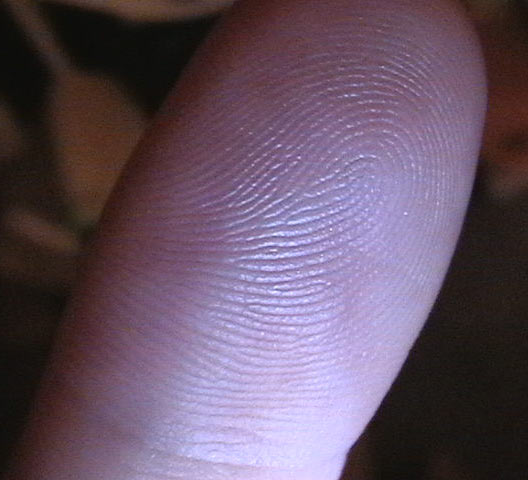
#> input picture Artificial-intelligence-learning-with-Python/My Code/images/fingerprint/fingerprint.jpeg, 528 x 480 px; the run also reads 1 picture not shown here
$ jupyter execute --allow-errors fingerprint.ipynb   (older library calls are emulated)
#> lines starting #> are read from the running program, lines starting #| are printed output that depends on the picture
# 라이브러리 임포트

[cell 1]
import numpy as np
from PIL import Image, ImageFont, ImageDraw
from PIL.ImageChops import add, subtract, multiply, difference, screen
import PIL.ImageStat as stat
from skimage.io import imread, imsave, imshow, show
from skimage import color, viewer, img_as_float, data
from skimage.transform import SimilarityTransform, warp, swirl
from skimage.util import random_noise
import matplotlib.image as mpimg
import matplotlib.pylab as plt
from scipy import misc

# PIL을 사용하여 영상 읽기, 저장 및 표시

[cell 2]
im = Image.open("../images/fingerprint/fingerprint.jpeg") 	# 영상 읽기, 영상 파일 경로 주의
#> im is the input picture: PIL image 528x480 RGB; mean R, G, B 99.9, 81.8, 100
im = im.resize((im.width//2, im.height//2), Image.ANTIALIAS) # 이미지 축소
#> im: PIL image 264x240 RGB
print(im.width, im.height, im.mode, im.format, type(im))
#| 264 240 RGB None <class 'PIL.Image.Image'>
# 453 340 RGB PNG <class 'PIL.PngImagePlugin.PngImageFile'>
#im.show() 									# 영상 표시

im

# 명암도 영상

[cell 3]
im = Image.open("../images/fingerprint/fingerprint.jpeg") 	# 영상 읽기, 영상 파일 경로 주의
im_g = im.convert('L') 							# 컬러 영상을 명암도 영상으로 변환
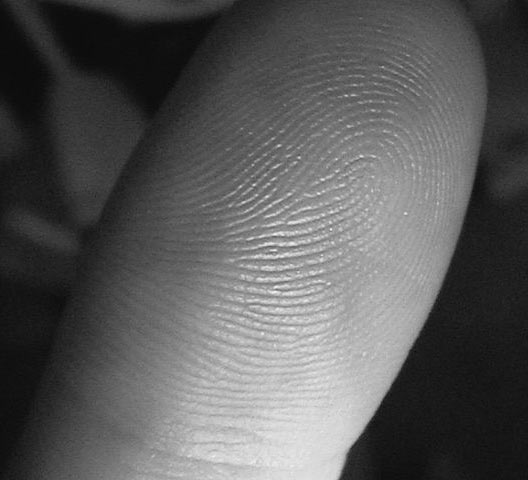
#> im_g: PIL image 528x480 L; min 8, max 241, mean 89.3
im_g.save('../images/fingerprint/fingerprint_grey.jpeg') 			# 디스크에 파일 저장
img1 = Image.open("../images/fingerprint/fingerprint_grey.jpeg") # 디스크의 파일 읽어 표시
img1.resize((im.width//2, im.height//2), Image.ANTIALIAS) # 이미지 축소

img1

# 어두운 영상 변경

[cell 4]
im = mpimg.imread("../images/fingerprint/fingerprint.png")
im1 = im
im1[im1 < 0.5] = 0 						# 어두운 영상 생성
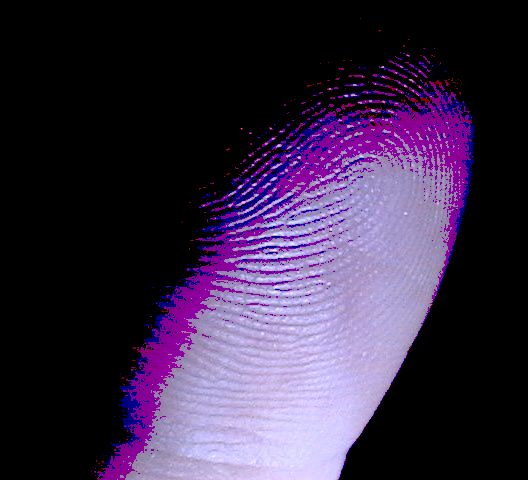
#> im1: shape (480, 528, 4) float32; mean R, G, B, A 0.222, 0.166, 0.273, 1

plt.imshow(im1) 						# 영상 그리기
plt.axis('off') 						# 그래프에 축 없음
plt.tight_layout()

# HSV영상 변환

H(Hue : 색상)
색상은 0~360도로 빨강(0)을 시작으로 변하게 된다.

S(Saturation : 채도)
채도는 색상의 진함을 뜻하며, 0% ~ 100%로 100%일 경우 색이 진함을 뜻한다.

V(Value : 명도)
명도는 밝고 어두움을 뜻하고, 검은색이 0% ~ 흰색이 100% 이다.

HSV를 사용하는 이유는,색상값만 있는 RGB보다 채도와 명도가 같이 있는 HSV를 사용했을 때 빛의 영향에 맞춰서 색상 기준을 조절할 수 있기 때문이다.

[cell 5]
im = imread("../images/fingerprint/fingerprint.jpeg") 			# 영상 읽기
print(im.shape, im.dtype, type(im))
#| (480, 528, 3) uint8 <class 'numpy.ndarray'>
# (362, 486, 3) uint8 <class 'numpy.ndarray'>
hsv = color.rgb2hsv(im) 						# 컬러 공간 변환 (RGB --> HSV)
#> hsv: shape (480, 528, 3) float64; mean of channels 0, 1, 2 0.513, 0.316, 0.433
hsv[:, :, 1] = 0.5 								# 채도 채널 값 변경
#> hsv: shape (480, 528, 3) float64; mean of channels 0, 1, 2 0.513, 0.5, 0.433
im1 = color.hsv2rgb(hsv) 						# 컬러 공간 환원(HSV --> RGB)
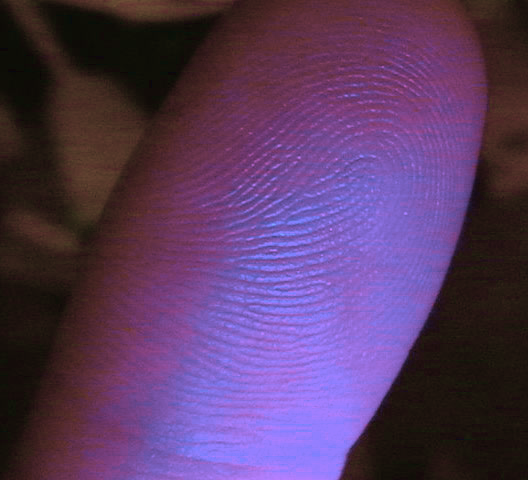
#> im1: shape (480, 528, 3) float64; mean R, G, B 0.343, 0.226, 0.382

#> (the rest of this cell did not finish here and is left out)

# 영상 반전

point()함수를 사용하여 단이 인수 함수로 각 화소 값을 변환할 수 있다.
이를 사용하여 영상을 반전시킬 수 있다.

[cell 6]
im = Image.open("../images/fingerprint/fingerprint.jpeg")
im_t = im.point(lambda x: 255 - x)
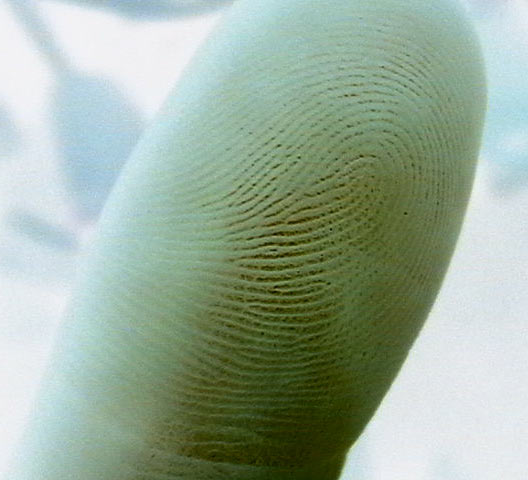
#> im_t: PIL image 528x480 RGB; mean R, G, B 155.1, 173.2, 155
im_t.save('../images/fingerprint/fingerprint_lamda.jpeg')

img4 = Image.open("../images/fingerprint/fingerprint_lamda.jpeg")
img5 = img4.resize((im.width//2, im.height//2), Image.ANTIALIAS) # 이미지 축소
img5

# 영상의 화소 값 변경 - 소금 후추 잡음 추가

putpixel() 함수를 사용하여 영상의 화소 값을 변경하여 소금 후추 잡음을 추가할 수 있다.

[cell 7]
im = Image.open("../images/fingerprint/fingerprint.jpeg")
im1 = im.copy()  					# 복제를 통해 원본 영상 유지
n = 5000  							# 영상내에 5,000개 랜덤 좌표 선택
x = np.random.randint(0, im.width, n)
y = np.random.randint(0, im.height,n)

for (x,y) in zip(x,y):
    new_pix = (0,0,0) if np.random.rand() < 0.5 else (255,255,255)
    im1.putpixel((x, y), new_pix )	# 소금 후추 잡음 추가
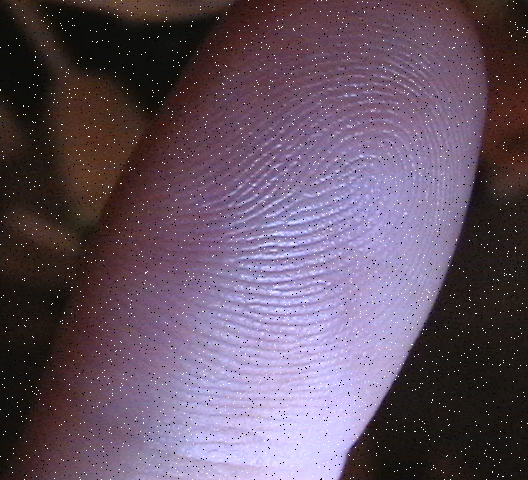
#> im1: PIL image 528x480 RGB; mean R, G, B 100.4, 82.6, 100.4
im1.save('../images/fingerprint/fingerprint_putpixel.jpeg')

img12 = Image.open("../images/fingerprint/fingerprint_putpixel.jpeg")
img12.resize((im.width//2, im.height//2), Image.ANTIALIAS) # 이미지 축소

# RGB 채널 분리

split() 함수를 사용하여 RGB 영상에 대한 다음 코드 블록과 같이 다중 채널 영상의 채널을 분리할 수 있다.

[cell 8]
im = Image.open("../images/fingerprint/fingerprint.jpeg")
ch_r, ch_g, ch_b = im.split()	# 3개 채널(Red, Green, Blue) 분리
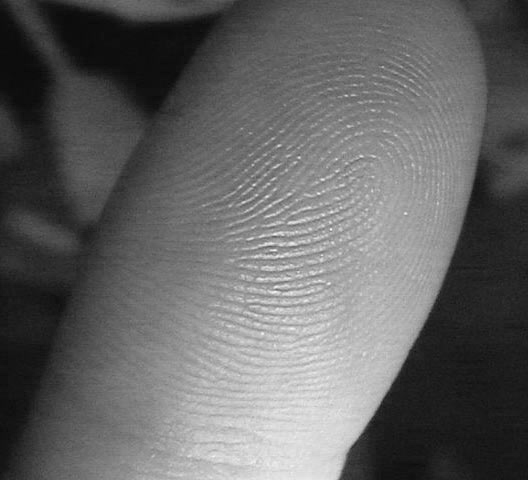
#> ch_r: PIL image 528x480 L; min 9, max 246, mean 99.9
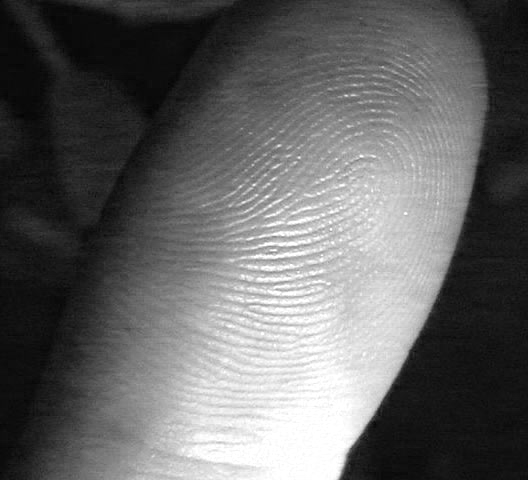
#> ch_b: PIL image 528x480 L; min 3, max 255, mean 100
# matplotlib를 사용하여 각 채널 영상 표시
plt.figure(figsize=(18,6))
plt.subplot(1,3,1), plt.imshow(ch_r, cmap='Reds'), plt.axis('off')
plt.subplot(1,3,2), plt.imshow(ch_g, cmap='Greens'), plt.axis('off')
plt.subplot(1,3,3), plt.imshow(ch_b, cmap='Blues'), plt.axis('off')
plt.tight_layout()
plt.show()

# swirl 변환 적용

swirl() 함수를 사용하여 변형을 구현하는 방법이다.
- strenth는 swirl 크기에 대한 함수
- radius는 swirl 범위
- rotation은 회전각도

[cell 9]
im = imread("../images/fingerprint/fingerprint.jpeg")
swirled = swirl(im, rotation=0, strength=10, radius=150)
plt.imshow(swirled)
plt.axis('off')
plt.show()

# 영상에 램덤 가우시안 잡음 추가

random_noise() 함수를 사용하여 영상에 잡음을 추가할 수 있다.

[cell 10]
im = img_as_float(imread("../images/fingerprint/fingerprint.jpeg"))
#> im: shape (480, 528, 3) float64
sigmas = [0, 0.2, 0.4, 0.6, 0.8, 1]

plt.figure(figsize=(15,12))
for i in range(6):
    noisy = random_noise(im, var=sigmas[i]**2)
    plt.subplot(3,3,i+1), plt.imshow(noisy), plt.axis('off')
    plt.title('Gaussian noise with sigma=' + str(sigmas[i]), size=20)
    plt.tight_layout()
#> this loop made 6 passes
#> pass 3, `noisy = random_noise(im, var=sigmas[i]**2)`:
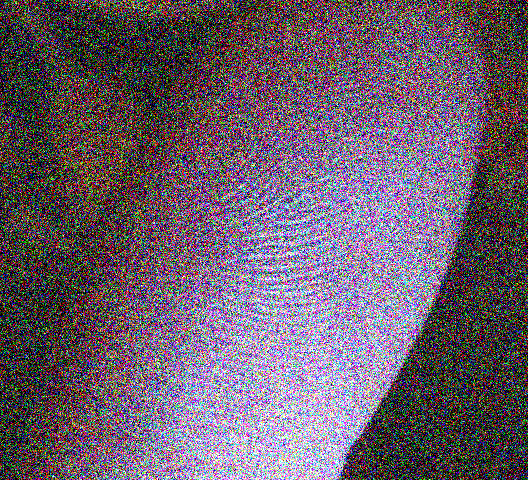
#> noisy: shape (480, 528, 3) float64; mean R, G, B 0.421, 0.37, 0.423

plt.show()
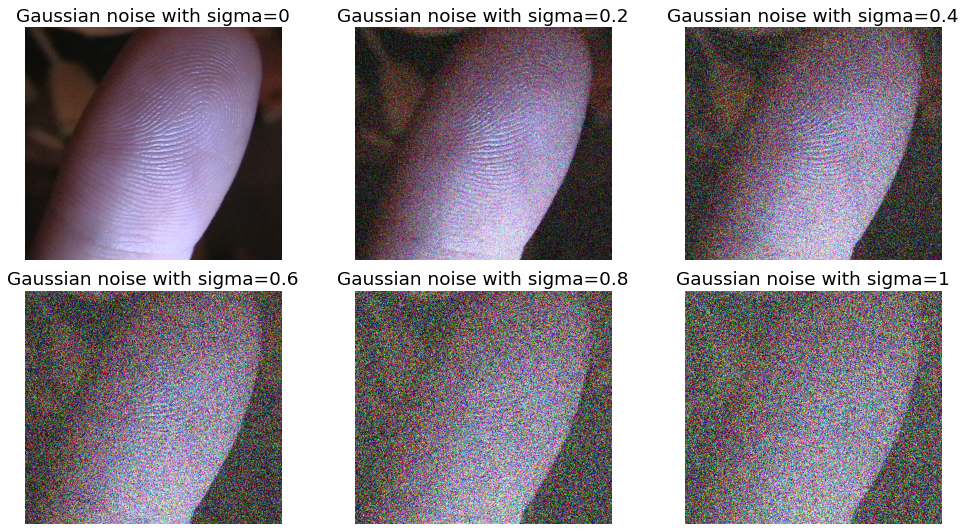
#> figure drawn by matplotlib, 6 panels

# Matplotlib로 영상 조작 - 영상의 윤곽선 그리기

matplotlib 라이브러리의 pylab 모듈을 사용하여 윤관선 그리기를 할 수 있다.

[cell 11]
im = color.rgb2gray(imread("../images/fingerprint/fingerprint.jpeg"))
#> im: shape (480, 528) float64; min 0.0308, max 0.943, mean 0.341

plt.figure(figsize=(20,8))
plt.subplot(131), plt.imshow(im, cmap='gray'), plt.title('Original Image', size=20)
plt.subplot(132),
plt.contour(np.flipud(im), colors='k', levels=np.logspace(-5, 10, 100))
plt.title('Image Contour Lines', size=20)
plt.subplot(133), plt.title('Image Filled Contour', size=20),
plt.contourf(np.flipud(im), cmap='inferno')
plt.show()
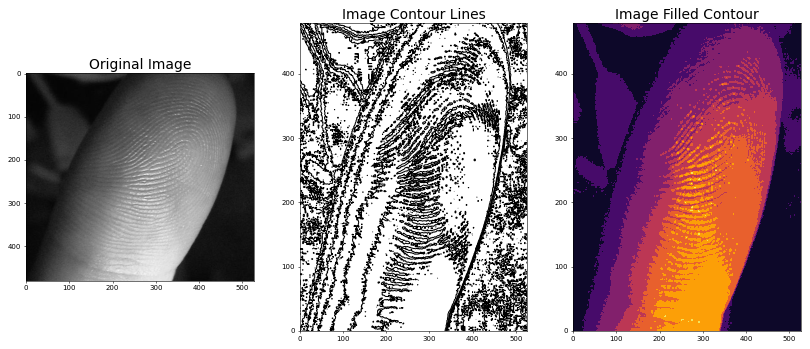
#> figure drawn by matplotlib, 3 panels
